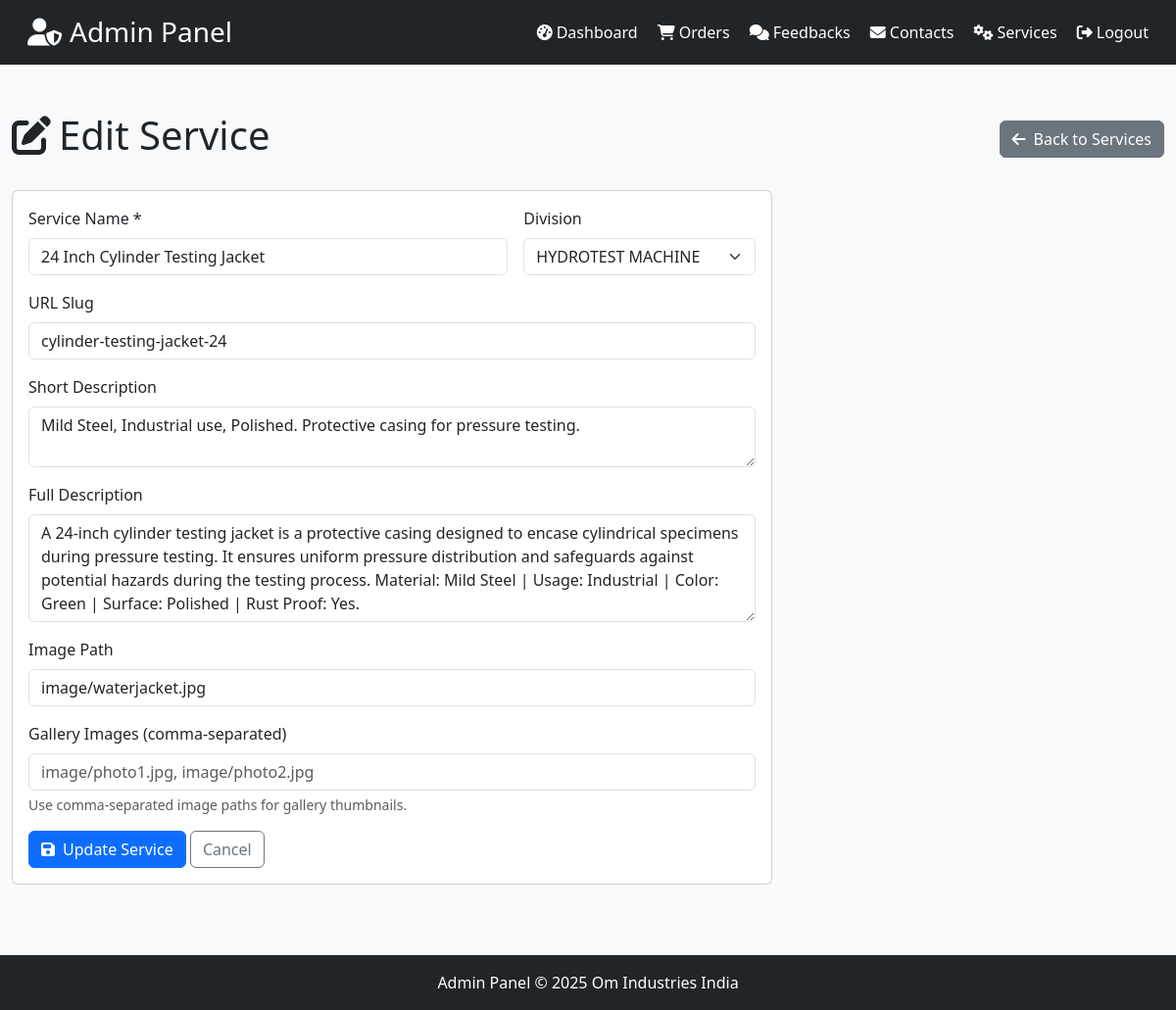
Before: /admin/services/2/edit (signed in) with the older database file.
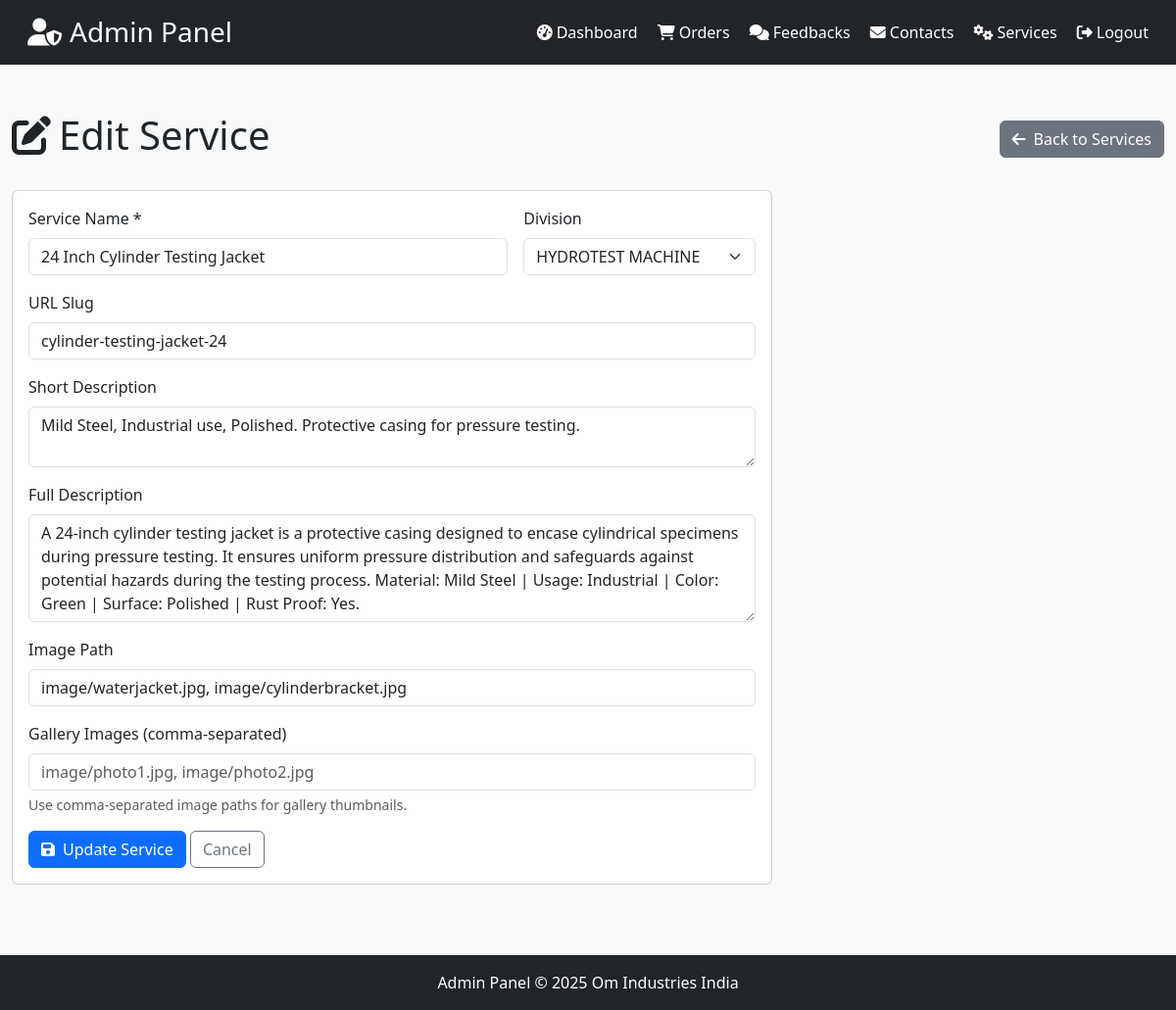
After: the same page with the newer database file.
### tables this page shows
CREATE TABLE services (
            id INTEGER PRIMARY KEY AUTOINCREMENT,
            name TEXT NOT NULL,
            slug TEXT NOT NULL UNIQUE,
            division TEXT NOT NULL,
            division_id TEXT NOT NULL,
            short_desc TEXT,
            description TEXT,
            price TEXT NOT NULL,
            image TEXT DEFAULT 'image/manufacture.jpg',
            sort_order INTEGER DEFAULT 0,
            created_at TIMESTAMP DEFAULT CURRENT_TIMESTAMP
        , gallery_images TEXT);

### app.py (the view, shortened to what this page needs)
@app.route("/admin/services/<int:service_id>/edit", methods=['GET', 'POST'])
def admin_service_edit(service_id):
    if not session.get('admin_logged_in'):
        return redirect(url_for('admin_login'))
    conn = _db_connection()
    cursor = execute_query(conn, "SELECT * FROM services WHERE id = ?", (service_id,))
    service = cursor.fetchone()
    conn.close()
    if not service:
        flash('Service not found.', 'error')
        return redirect(url_for('admin_services'))
    svc = dict(service) if not isinstance(service, dict) else service
    return render_template("admin/pages/service_edit.html", title="Edit Service", service=svc, divisions=DIVISIONS)

### app.py (called while the page is built)
def execute_query(conn, query, params=None):
    if USE_POSTGRES:
        cursor = conn.cursor()
        if params:
            if '?' in query:
                query = query.replace('?', '%s')
            cursor.execute(query, params)
        else:
            cursor.execute(query)
        return cursor
    else:
        if params:
            return conn.execute(query, params)
        else:
            return conn.execute(query)

### templates/admin/pages/service_edit.html
{% extends "admin/base_admin.html" %}
{% block content %}
<div class="container-fluid py-4">
  <div class="d-flex justify-content-between align-items-center mb-4">
    <h1><i class="fas fa-edit me-2"></i>Edit Service</h1>
    <a href="{{ url_for('admin_services') }}" class="btn btn-secondary">
      <i class="fas fa-arrow-left me-2"></i>Back to Services
    </a>
  </div>
  <div class="row">
    <div class="col-lg-8">
      <div class="card">
        <div class="card-body">
          <form method="POST" action="{{ url_for('admin_service_edit', service_id=service.id) }}">
            <div class="row g-3">
              <div class="col-md-8">
                <label for="name" class="form-label">Service Name *</label>
                <input type="text" class="form-control" id="name" name="name" required value="{{ service.name }}">
              </div>
              <div class="col-md-4">
                <label for="division_id" class="form-label">Division</label>
                <select class="form-select" id="division_id" name="division_id">
                  {% for div in divisions %}
                  <option value="{{ div.id }}" {% if div.id == service.division_id %}selected{% endif %}>{{ div.name }}</option>
                  {% endfor %}
                </select>
              </div>
              <div class="col-12">
                <label for="slug" class="form-label">URL Slug</label>
                <input type="text" class="form-control" id="slug" name="slug" value="{{ service.slug }}">
              </div>
              <div class="col-12">
                <label for="short_desc" class="form-label">Short Description</label>
                <textarea class="form-control" id="short_desc" name="short_desc" rows="2">{{ service.short_desc or '' }}</textarea>
              </div>
              <div class="col-12">
                <label for="description" class="form-label">Full Description</label>
                <textarea class="form-control" id="description" name="description" rows="4">{{ service.description or '' }}</textarea>
              </div>
              <div class="col-12">
                <label for="image" class="form-label">Image Path</label>
                <input type="text" class="form-control" id="image" name="image" value="{{ service.image or 'image/manufacture.jpg' }}">
              </div>
              <div class="col-12">
                <label for="gallery_images" class="form-label">Gallery Images (comma-separated)</label>
                <input type="text" class="form-control" id="gallery_images" name="gallery_images" value="{{ service.gallery_images or '' }}" placeholder="image/photo1.jpg, image/photo2.jpg">
                <div class="form-text">Use comma-separated image paths for gallery thumbnails.</div>
              </div>
              <div class="col-12">
                <button type="submit" class="btn btn-primary">
                  <i class="fas fa-save me-2"></i>Update Service
                </button>
                <a href="{{ url_for('admin_services') }}" class="btn btn-outline-secondary">Cancel</a>
              </div>
            </div>
          </form>
        </div>
      </div>
    </div>
  </div>
</div>
{% endblock %}

Changed rows visible on the page:
changed services "24 Inch Cylinder Testing Jacket": image "image/waterjacket.jpg" → "image/waterjacket.jpg, image/cylinderbracket.jpg"
